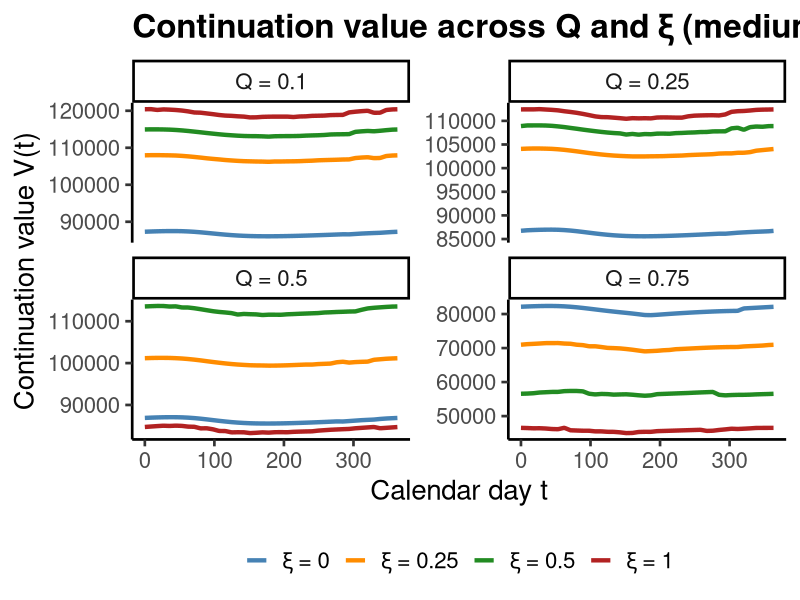
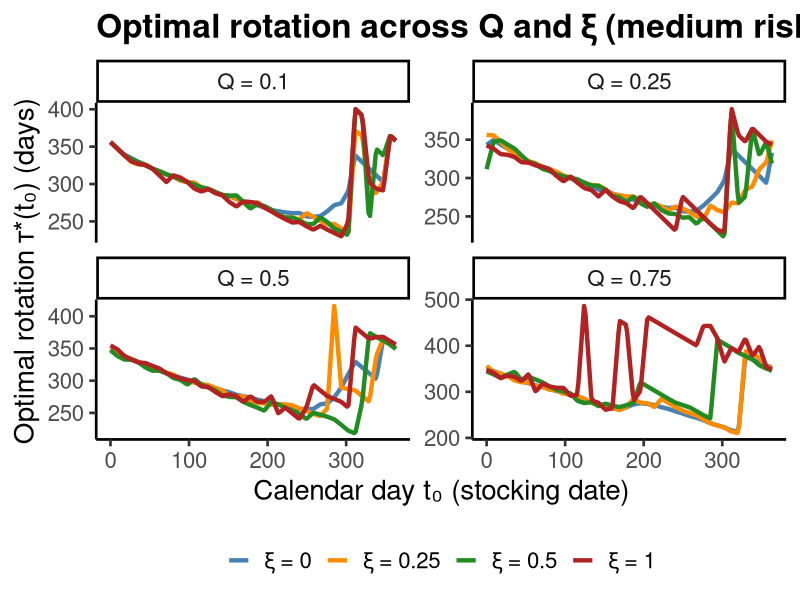
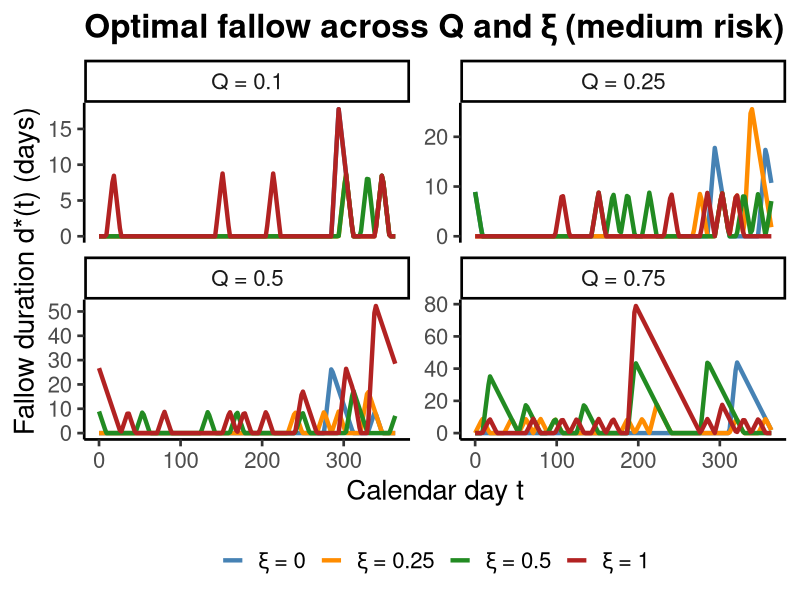
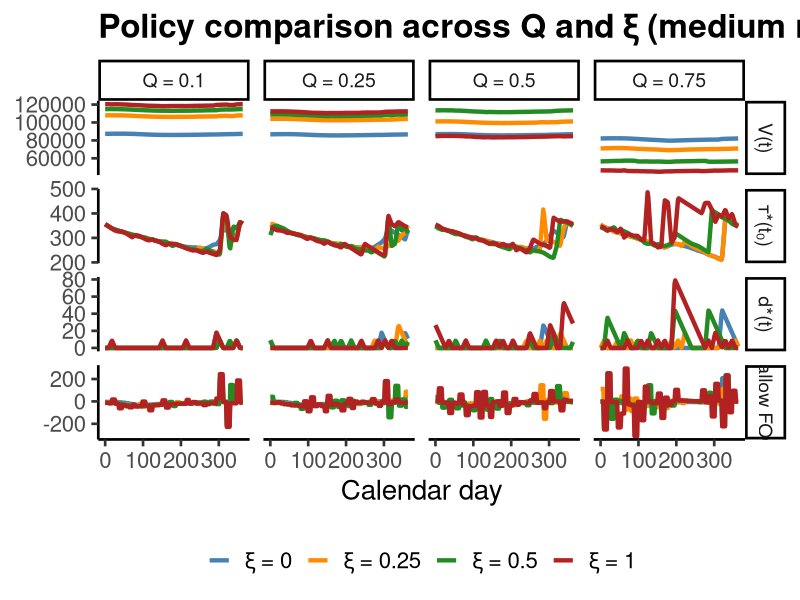
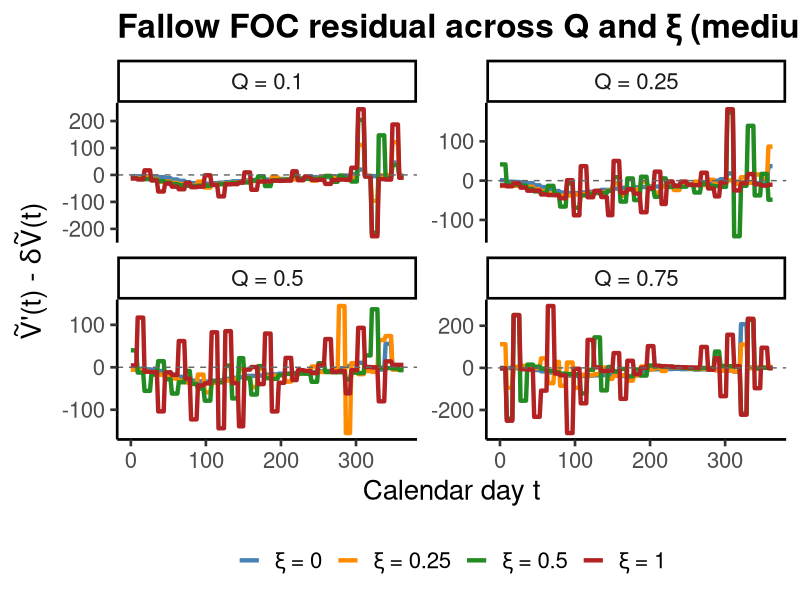

Recreate these plots in R, in order.
library(ggplot2)
library(tidyr)

# ── Read data ─────────────────────────────────────────────────────────────────
df <- read.csv("results/simulations/Q_xi_grid.csv")

outdir <- "results/figures"
dir.create(outdir, showWarnings = FALSE, recursive = TRUE)

# ── Label formatting ──────────────────────────────────────────────────────────
df$Q_label <- paste0("Q = ", df$Q)
df$xi_label <- paste0("\u03be = ", df$xi)

# Order factor levels
df$Q_label <- factor(df$Q_label,
                     levels = paste0("Q = ", sort(unique(df$Q))))
df$xi_label <- factor(df$xi_label,
                      levels = paste0("\u03be = ", sort(unique(df$xi))))

# Color palette for ξ levels
xi_cols <- c(
  "\u03be = 0"    = "steelblue",
  "\u03be = 0.25" = "darkorange",
  "\u03be = 0.5"  = "forestgreen",
  "\u03be = 1"    = "firebrick",
  "\u03be = 0.75" = "purple"
)

# ══════════════════════════════════════════════════════════════════════════════
# Plot 1: Continuation value V(t), faceted by Q, colored by ξ
# ══════════════════════════════════════════════════════════════════════════════

p1 <- ggplot(df, aes(x = t, y = V, color = xi_label)) +
  geom_line(linewidth = 1.5) +
  facet_wrap(~ Q_label, ncol = 2, scales = "free_y") +
  scale_color_manual(values = xi_cols) +
  labs(x = "Calendar day t",
       y = "Continuation value V(t)",
       color = NULL,
       title = "Continuation value across Q and \u03be (medium risk)") +
  theme_classic(base_size = 20) +
  theme(
    legend.position = "bottom",
    plot.title = element_text(face = "bold"),
    strip.text = element_text(size = 16)
  )

ggsave(file.path(outdir, "Q_xi_grid_V.png"), p1,
       width = 14, height = 10, dpi = 400)
cat("Saved Q_xi_grid_V.png\n")

# ══════════════════════════════════════════════════════════════════════════════
# Plot 2: Optimal rotation τ*(t₀), faceted by Q, colored by ξ
# ══════════════════════════════════════════════════════════════════════════════

p2 <- ggplot(df, aes(x = t, y = tau_star, color = xi_label)) +
  geom_line(linewidth = 1.5) +
  facet_wrap(~ Q_label, ncol = 2, scales = "free_y") +
  scale_color_manual(values = xi_cols) +
  labs(x = "Calendar day t\u2080 (stocking date)",
       y = "Optimal rotation \u03c4*(t\u2080) (days)",
       color = NULL,
       title = "Optimal rotation across Q and \u03be (medium risk)") +
  theme_classic(base_size = 20) +
  theme(
    legend.position = "bottom",
    plot.title = element_text(face = "bold"),
    strip.text = element_text(size = 16)
  )

ggsave(file.path(outdir, "Q_xi_grid_tau.png"), p2,
       width = 14, height = 10, dpi = 400)
cat("Saved Q_xi_grid_tau.png\n")

# ══════════════════════════════════════════════════════════════════════════════
# Plot 3: Fallow duration d*(t), faceted by Q, colored by ξ
# ══════════════════════════════════════════════════════════════════════════════

p3 <- ggplot(df, aes(x = t, y = d_star, color = xi_label)) +
  geom_line(linewidth = 1.5) +
  facet_wrap(~ Q_label, ncol = 2, scales = "free_y") +
  scale_color_manual(values = xi_cols) +
  labs(x = "Calendar day t",
       y = "Fallow duration d*(t) (days)",
       color = NULL,
       title = "Optimal fallow across Q and \u03be (medium risk)") +
  theme_classic(base_size = 20) +
  theme(
    legend.position = "bottom",
    plot.title = element_text(face = "bold"),
    strip.text = element_text(size = 16)
  )

ggsave(file.path(outdir, "Q_xi_grid_d.png"), p3,
       width = 14, height = 10, dpi = 400)
cat("Saved Q_xi_grid_d.png\n")

# ══════════════════════════════════════════════════════════════════════════════
# Plot 4: Combined panel — V(t), τ*(t₀), d*(t) faceted by Q
# ══════════════════════════════════════════════════════════════════════════════

df_panel <- pivot_longer(df,
                         cols = c("V", "tau_star", "d_star", "fallow_foc"),
                         names_to = "variable",
                         values_to = "value")

df_panel$variable <- factor(
  ifelse(df_panel$variable == "V", "V(t)",
  ifelse(df_panel$variable == "tau_star", "\u03c4*(t\u2080)",
  ifelse(df_panel$variable == "d_star", "d*(t)",
         "Fallow FOC"))),
  levels = c("V(t)", "\u03c4*(t\u2080)", "d*(t)", "Fallow FOC"))

p4 <- ggplot(df_panel, aes(x = t, y = value, color = xi_label)) +
  geom_line(linewidth = 1.5) +
  facet_grid(variable ~ Q_label, scales = "free_y") +
  scale_color_manual(values = xi_cols) +
  labs(x = "Calendar day",
       y = NULL,
       color = NULL,
       title = "Policy comparison across Q and \u03be (medium risk)") +
  theme_classic(base_size = 20) +
  theme(
    legend.position = "bottom",
    plot.title = element_text(face = "bold"),
    strip.text = element_text(size = 14)
  )

ggsave(file.path(outdir, "Q_xi_grid_panel.png"), p4,
       width = 18, height = 14, dpi = 400)
cat("Saved Q_xi_grid_panel.png\n")

# ══════════════════════════════════════════════════════════════════════════════
# Plot 5: Fallow FOC residual alone, faceted by Q, colored by ξ
# ══════════════════════════════════════════════════════════════════════════════

p5 <- ggplot(df, aes(x = t, y = fallow_foc, color = xi_label)) +
  geom_line(linewidth = 1.5) +
  geom_hline(yintercept = 0, linetype = "dashed", color = "grey40") +
  facet_wrap(~ Q_label, ncol = 2, scales = "free_y") +
  scale_color_manual(values = xi_cols) +
  labs(x = "Calendar day t",
       y = expression(tilde(V)*"'(t) - "*delta*tilde(V)*"(t)"),
       color = NULL,
       title = "Fallow FOC residual across Q and \u03be (medium risk)") +
  theme_classic(base_size = 20) +
  theme(
    legend.position = "bottom",
    plot.title = element_text(face = "bold"),
    strip.text = element_text(size = 16)
  )

ggsave(file.path(outdir, "Q_xi_grid_fallow_foc.png"), p5,
       width = 14, height = 10, dpi = 400)
cat("Saved Q_xi_grid_fallow_foc.png\n")
